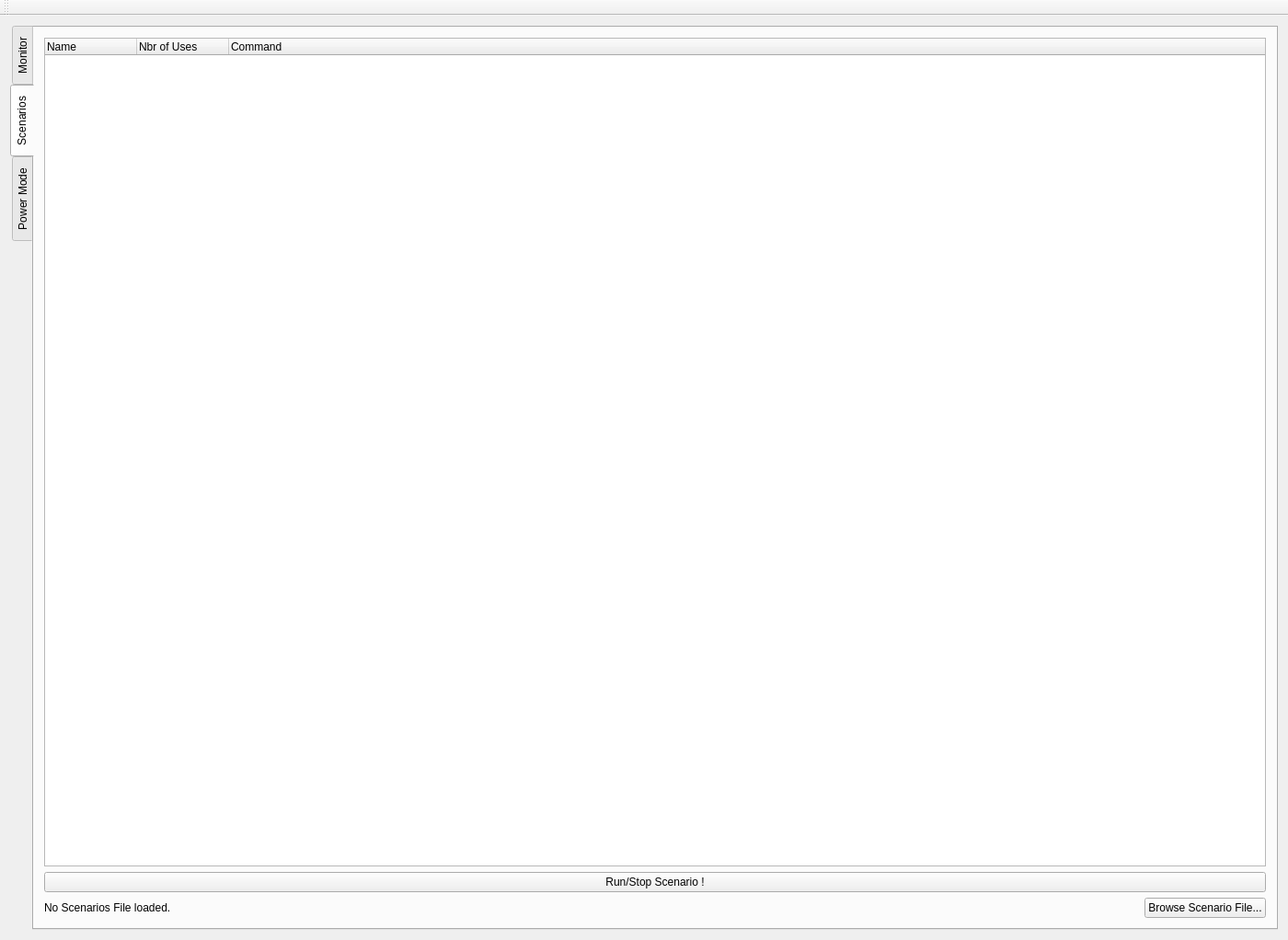
<?xml version="1.0" encoding="UTF-8"?>
<ui version="4.0">
 <class>MainWindow</class>
 <widget class="QMainWindow" name="MainWindow">
  <property name="geometry">
   <rect>
    <x>0</x>
    <y>0</y>
    <width>1400</width>
    <height>1022</height>
   </rect>
  </property>
  <property name="windowTitle">
   <string>MainWindow</string>
  </property>
  <widget class="QWidget" name="centralWidget">
   <layout class="QHBoxLayout" name="horizontalLayout_2">
    <item>
     <widget class="QTabWidget" name="mainTab">
      <property name="tabPosition">
       <enum>QTabWidget::West</enum>
      </property>
      <property name="currentIndex">
       <number>1</number>
      </property>
      <widget class="QWidget" name="tab_monitor">
       <attribute name="title">
        <string>Monitor</string>
       </attribute>
       <layout class="QVBoxLayout" name="verticalLayout">
        <item>
         <widget class="QGroupBox" name="CPU_u">
          <property name="title">
           <string>CPU Usage</string>
          </property>
         </widget>
        </item>
        <item>
         <widget class="QGroupBox" name="Memory">
          <property name="title">
           <string>Memory | Swap</string>
          </property>
          <layout class="QHBoxLayout" name="horizontalLayout_3">
           <item>
            <widget class="QProgressBar" name="Memory_bar">
             <property name="maximumSize">
              <size>
               <width>16777215</width>
               <height>35</height>
              </size>
             </property>
             <property name="maximum">
              <number>100</number>
             </property>
             <property name="value">
              <number>0</number>
             </property>
            </widget>
           </item>
           <item>
            <widget class="QProgressBar" name="Swap_bar">
             <property name="value">
              <number>0</number>
             </property>
            </widget>
           </item>
          </layout>
         </widget>
        </item>
        <item>
         <widget class="QGroupBox" name="temperature">
          <property name="title">
           <string>Temperature Sensors</string>
          </property>
          <layout class="QHBoxLayout" name="horizontalLayout">
           <item>
            <widget class="QListWidget" name="listWidget">
             <property name="autoScroll">
              <bool>true</bool>
             </property>
             <property name="sortingEnabled">
              <bool>false</bool>
             </property>
            </widget>
           </item>
          </layout>
         </widget>
        </item>
        <item>
         <spacer name="verticalSpacer">
          <property name="orientation">
           <enum>Qt::Vertical</enum>
          </property>
          <property name="sizeHint" stdset="0">
           <size>
            <width>20</width>
            <height>40</height>
           </size>
          </property>
         </spacer>
        </item>
       </layout>
      </widget>
      <widget class="QWidget" name="tab_scenarios">
       <attribute name="title">
        <string>Scenarios</string>
       </attribute>
       <layout class="QVBoxLayout" name="verticalLayout_3">
        <item>
         <widget class="QTreeWidget" name="scenatioTree">
          <column>
           <property name="text">
            <string notr="true">Name</string>
           </property>
          </column>
          <column>
           <property name="text">
            <string notr="true">Nbr of Uses</string>
           </property>
          </column>
          <column>
           <property name="text">
            <string notr="true">Command</string>
           </property>
          </column>
         </widget>
        </item>
        <item>
         <layout class="QHBoxLayout" name="horizontalLayout_6">
          <property name="topMargin">
           <number>0</number>
          </property>
          <item>
           <widget class="QPushButton" name="launchScenarioBT">
            <property name="text">
             <string>Run/Stop Scenario !</string>
            </property>
           </widget>
          </item>
         </layout>
        </item>
        <item>
         <layout class="QHBoxLayout" name="horizontalLayout_5">
          <item>
           <widget class="QLabel" name="Scenario_Path">
            <property name="text">
             <string>No Scenarios File loaded.</string>
            </property>
           </widget>
          </item>
          <item>
           <spacer name="horizontalSpacer_2">
            <property name="orientation">
             <enum>Qt::Horizontal</enum>
            </property>
            <property name="sizeHint" stdset="0">
             <size>
              <width>40</width>
              <height>20</height>
             </size>
            </property>
           </spacer>
          </item>
          <item>
           <widget class="QPushButton" name="chooseFileButton">
            <property name="text">
             <string>Browse Scenario File...</string>
            </property>
           </widget>
          </item>
         </layout>
        </item>
       </layout>
      </widget>
      <widget class="QWidget" name="tab_power_mode">
       <attribute name="title">
        <string>Power Mode</string>
       </attribute>
       <layout class="QHBoxLayout" name="horizontalLayout_4">
        <item>
         <layout class="QVBoxLayout" name="verticalLayout_2">
          <item>
           <widget class="QPushButton" name="pushButton">
            <property name="text">
             <string>Quit UI</string>
            </property>
           </widget>
          </item>
          <item>
           <spacer name="verticalSpacer_2">
            <property name="orientation">
             <enum>Qt::Vertical</enum>
            </property>
            <property name="sizeHint" stdset="0">
             <size>
              <width>20</width>
              <height>40</height>
             </size>
            </property>
           </spacer>
          </item>
         </layout>
        </item>
        <item>
         <spacer name="horizontalSpacer">
          <property name="orientation">
           <enum>Qt::Horizontal</enum>
          </property>
          <property name="sizeHint" stdset="0">
           <size>
            <width>40</width>
            <height>20</height>
           </size>
          </property>
         </spacer>
        </item>
       </layout>
      </widget>
     </widget>
    </item>
   </layout>
  </widget>
  <widget class="QToolBar" name="mainToolBar">
   <attribute name="toolBarArea">
    <enum>TopToolBarArea</enum>
   </attribute>
   <attribute name="toolBarBreak">
    <bool>false</bool>
   </attribute>
  </widget>
 </widget>
 <layoutdefault spacing="6" margin="11"/>
 <resources/>
 <connections/>
</ui>
